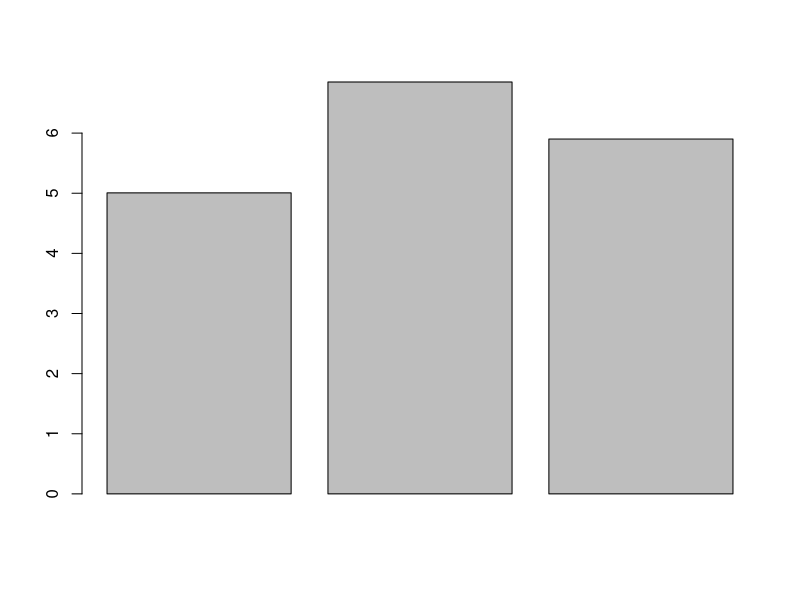
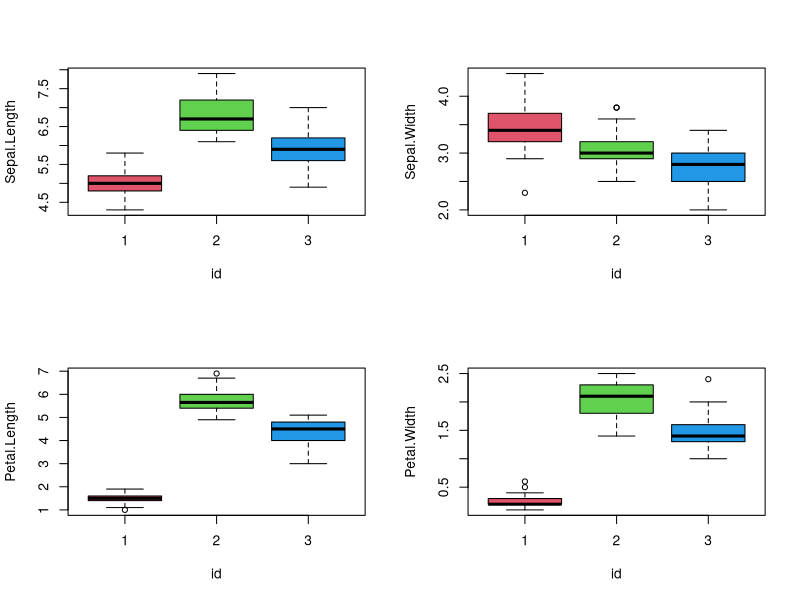
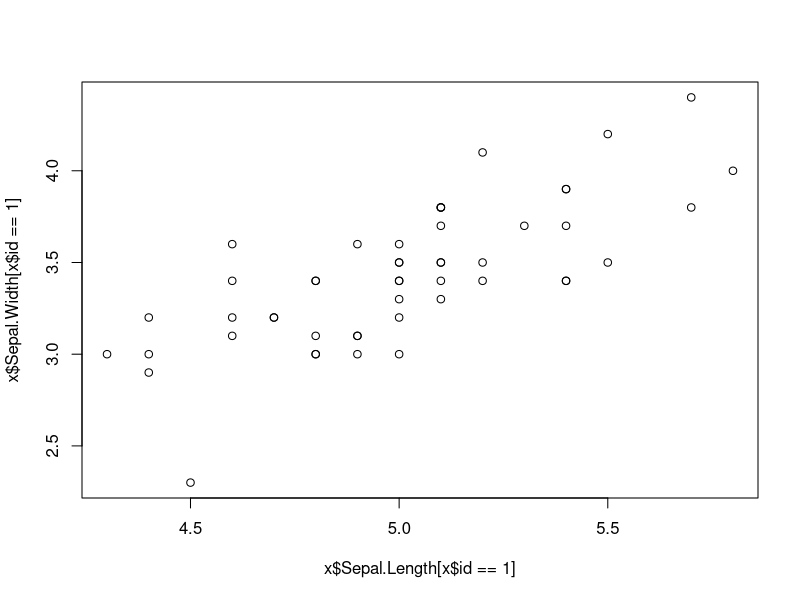
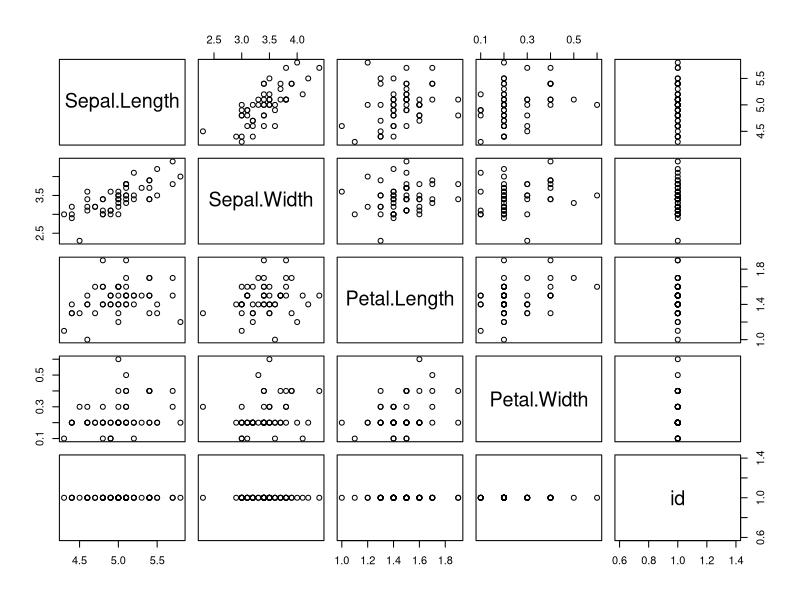

Write R code to recreate these figures, in order.

#---analizando en forma cualitativa los clusters
x = iris[,-5]
q = kmeans(x, 3)
q$cluster
library(dplyr)
x$id = as.factor(q$cluster)
head(x)

x %>% group_by(id)
x %>% group_by(id) %>% summarise(media1 = mean(Sepal.Length), media2 = mean(Sepal.Width))
y = x %>% group_by(id) %>% summarise(media1 = mean(Sepal.Length), media2 = mean(Sepal.Width))

barplot(y$media1)

par(mfrow = c(2,2))
boxplot(Sepal.Length ~ id, data = x, col = c(2:4))
boxplot(Sepal.Width~ id, data = x, col = c(2:4))
boxplot(Petal.Length ~ id, data = x, col = c(2:4))
boxplot(Petal.Width ~ id, data = x, col = c(2:4))

par(mfrow = c(1,1))
plot(x$Sepal.Length[x$id == 1], x$Sepal.Width[x$id == 1])
pairs(x[x$id == 1,])

q$centers
q$size
